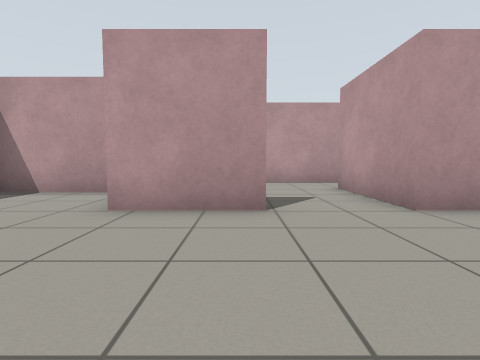
view 1 (above)

24 first-person views from a walk through a world built for the Gazebo simulator. The camera is 0.72 m above the floor, tilts 4° down and sees 80° across. The floor is counted in squares, 1 m on a side. Each view is taken from the middle of a square. On the plan, view 1 faces up. The plan holds only what a view shows up to about 10 squares ahead; the rest is blank. The place goes on beyond the plan.

view 2
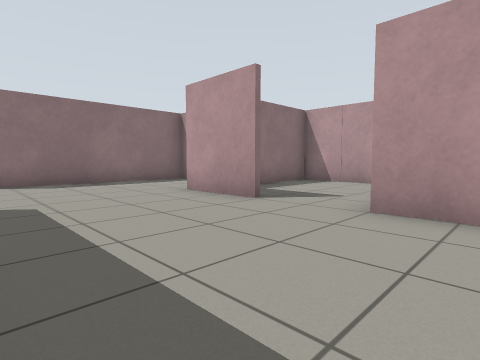

view 3
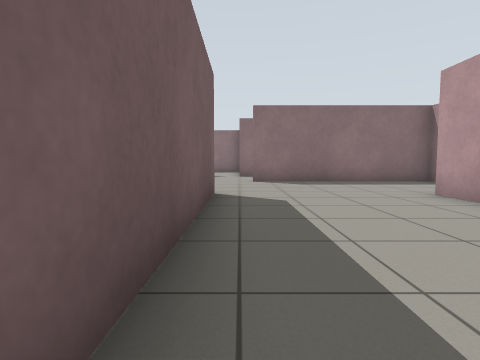

view 4
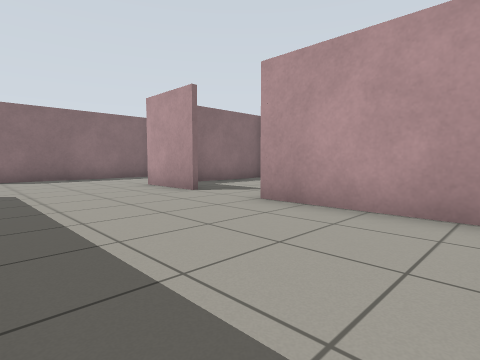

view 5
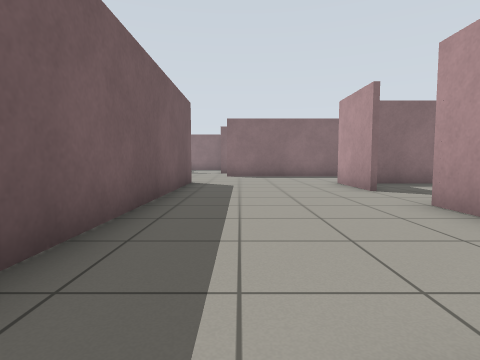

view 6
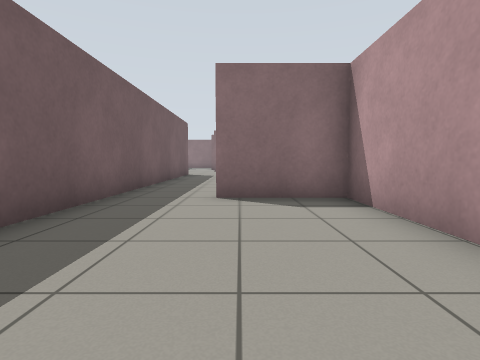

view 7
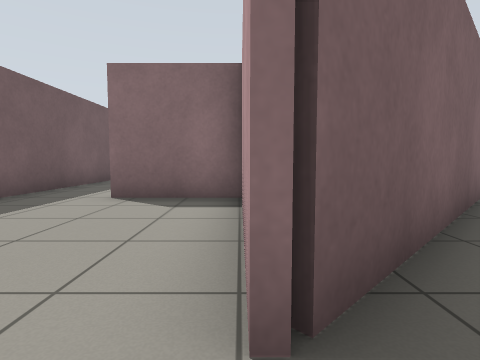

view 8
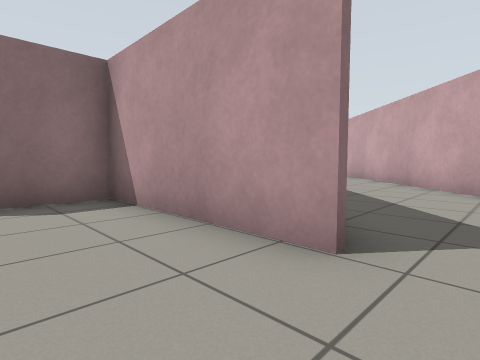

view 9
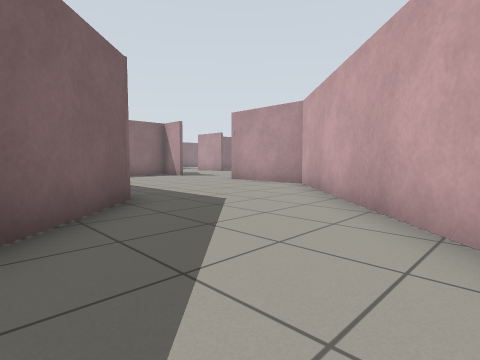

view 10
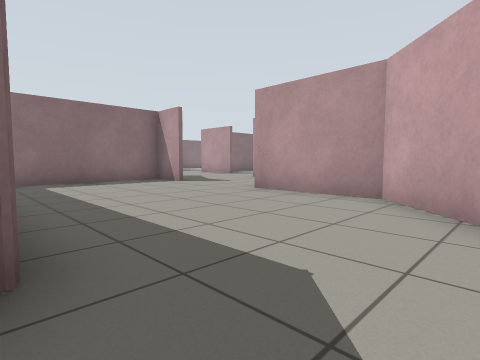

view 11
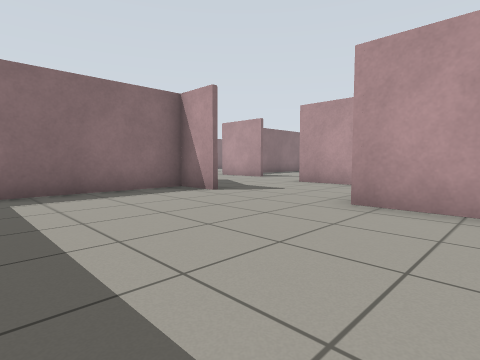

view 12
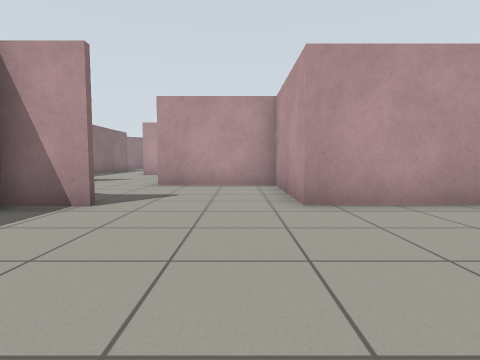

view 13
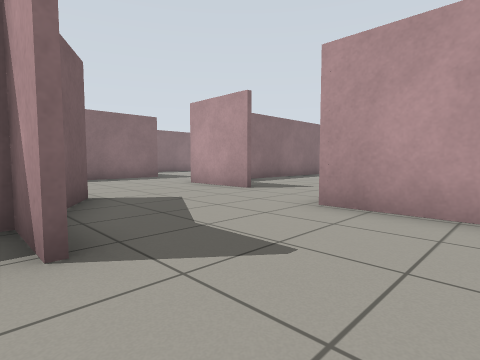

view 14
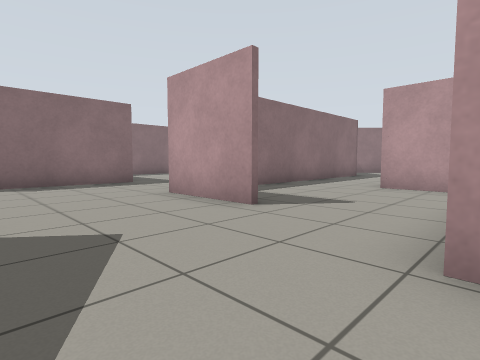

view 15
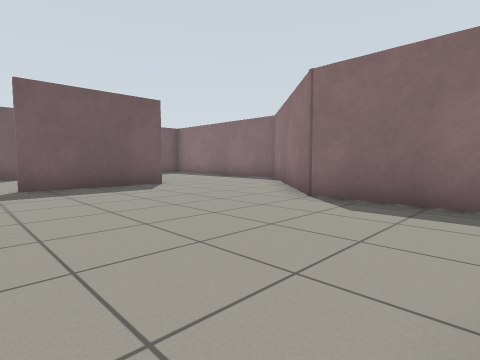

view 16
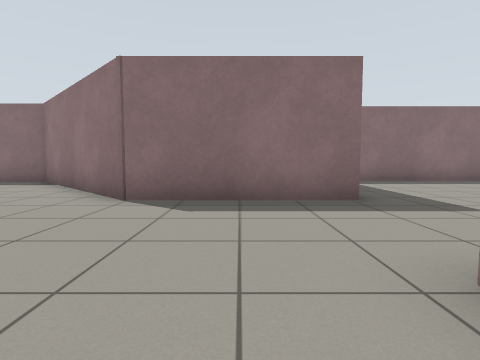

view 17
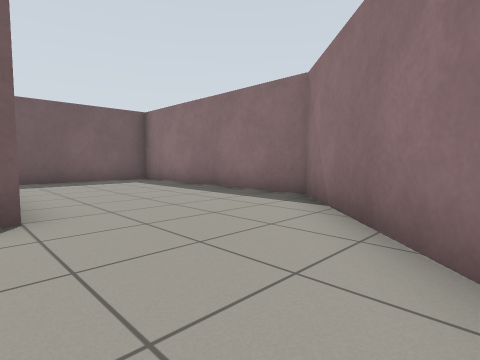

view 18
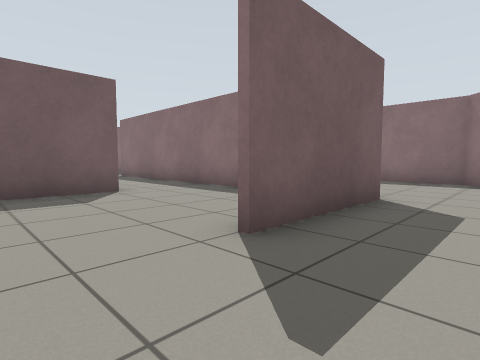

view 19
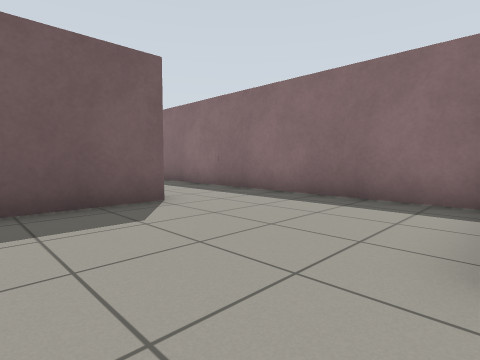

view 20
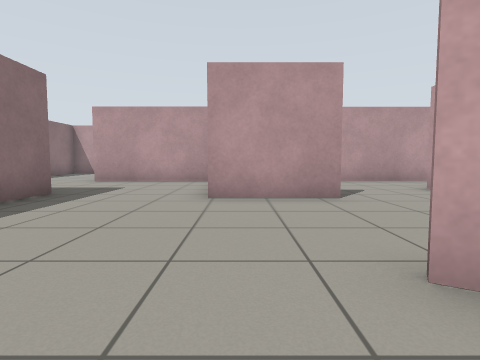

view 21
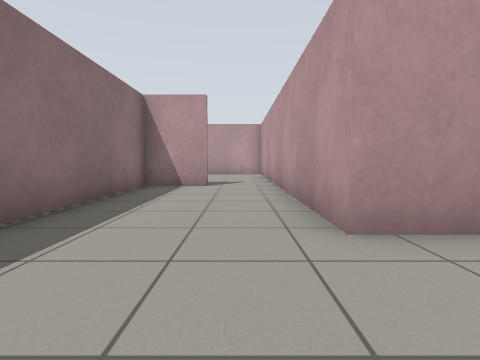

view 22
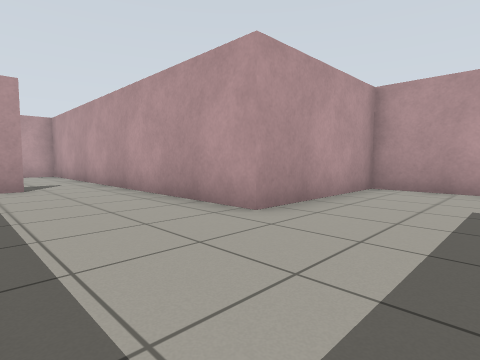

view 23
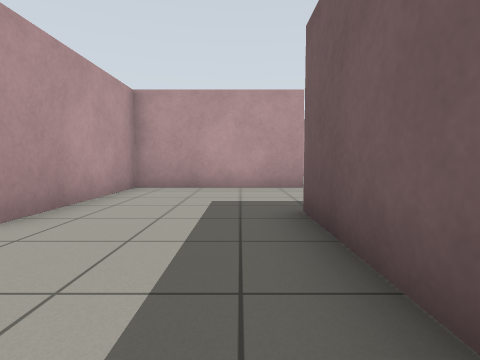

view 24
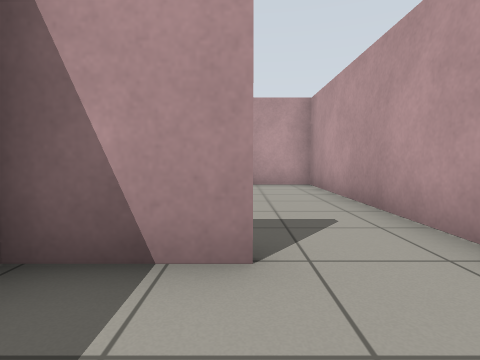

### Floor plan
Points are (right, up) in squares from view 1. A wall is a line through its corners. A room is listed if a view was taken in it or the views show most of it. See-through windows are left out.
Room 1 (views 1, 2, 3, 4)
walls: (0.4, 4) (-2, 4); (-2.1, -0.5) (6.5, -0.5); (-2.9, 6.3) (-5.5, 6.3) (-5.5, 0.4); (6.9, 4) (2.5, 4)
ways out: opening at (7, 0.5) to room 2; opening at (1.5, 4) to room 6; opening at (-4, 0)
Room 2 (views 5, 6, 8)
walls: (11.1, 4) (6.9, 4); (6.5, -0.5) (9, -0.5); (6.6, 4.1) (6.6, 1.5)
ways out: opening at (7, 0.5) to room 1; opening at (12, 3) to room 3
Room 3 (views 7, 9, 10, 11, 12, 13, 14)
walls: (5.9, 9.3) (11, 4.2); (-0.2, 14.5) (-1.7, 14.5) (-1.7, 10.1); (11.4, 9.3) (6.2, 14.5) (3, 14.5) (3, 18.1) (-0.4, 18.1)
ways out: opening at (12, 3) to room 2; opening at (-1.5, 16.5) to room 4
Room 4 (views 15, 16, 17, 18, 20, 21, 22, 23, 24)
walls: (-3.9, 15.8) (-2.7, 15.1); (-12, 20.1) (-9.1, 20.1) (-9.1, 15.9) (-13.2, 11.8) (-13.2, 5.9); (-3, 19.4) (-5.6, 19.4) (-5.6, 23.7) (-9.9, 23.7) (-9.9, 29.6); (-8.5, 11.1) (-4.9, 11.1); (-11.9, 28.9) (-13.6, 28.9) (-13.6, 22); (-12.1, 4.8) (-9.2, 4.8)
ways out: opening at (-1.5, 16.5) to room 3; opening at (-3.5, 11) to room 5; opening at (-11, 29); opening at (-1.5, 20)
Room 5 (view 19)
walls: (-5.8, 6.4) (-3.4, 6.4); (-8.3, 10.6) (-8.3, 4.6)
ways out: opening at (-3.5, 11) to room 4; opening at (-6.5, 4.5)
Room 6 (no view inside)
walls: (-1.7, 8.6) (-1.7, 5.1); (2.5, 4) (2.5, 7.4); (3.3, 9.1) (-1.2, 9.1)
ways out: opening at (1.5, 4) to room 1; opening at (3, 8)

Where each view was taken, in squares from view 1:
view 1: 0 up, 0 right, facing up
view 2: 0 up, 4 right, facing up-left
view 3: 0 up, 4 right, facing left
view 4: 0 up, 6 right, facing up-left
view 5: 1 up, 7 right, facing left
view 6: 2 up, 12 right, facing left
view 7: 4 up, 12 right, facing left
view 8: 2 up, 12 right, facing up-left
view 9: 7 up, 11 right, facing up-left
view 10: 9 up, 8 right, facing up-left
view 11: 10 up, 5 right, facing up-left
view 12: 10 up, 2 right, facing up
view 13: 14 up, 2 right, facing up-left
view 14: 16 up, 0 right, facing up-left
view 15: 19 up, 4 left, facing down-left
view 16: 18 up, 4 left, facing left
view 17: 15 up, 8 left, facing down-left
view 18: 13 up, 3 left, facing down-left
view 19: 11 up, 3 left, facing down-left
view 20: 14 up, 5 left, facing up
view 21: 21 up, 11 left, facing up
view 22: 21 up, 13 left, facing up-right
view 23: 21 up, 13 left, facing right
view 24: 27 up, 12 left, facing up
